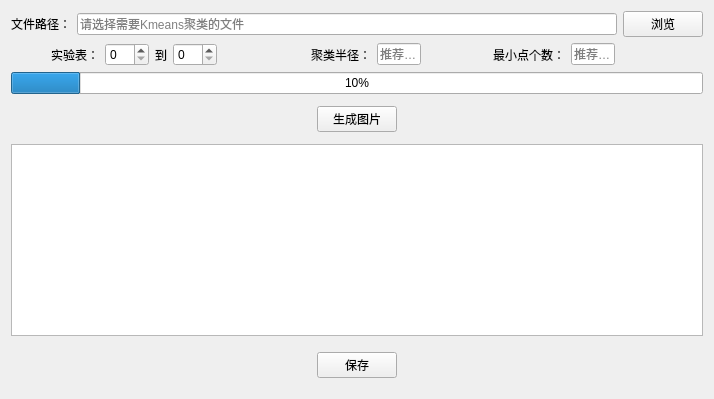
            <widget class="QWidget" name="tab3_2">
             <attribute name="title">
              <string>DBSCAN方法</string>
             </attribute>
             <layout class="QVBoxLayout" name="verticalLayout_10">
              <item>
               <layout class="QHBoxLayout" name="horizontalLayout_31" stretch="0,10,1">
                <item>
                 <widget class="QLabel" name="label_32">
                  <property name="text">
                   <string>文件路径：</string>
                  </property>
                 </widget>
                </item>
                <item>
                 <widget class="QLineEdit" name="tab3_2_browse_filepass_text">
                  <property name="placeholderText">
                   <string>请选择需要Kmeans聚类的文件</string>
                  </property>
                 </widget>
                </item>
                <item>
                 <widget class="QPushButton" name="tab3_2_browse_filepass_button">
                  <property name="sizePolicy">
                   <sizepolicy hsizetype="Minimum" vsizetype="Fixed">
                    <horstretch>0</horstretch>
                    <verstretch>0</verstretch>
                   </sizepolicy>
                  </property>
                  <property name="text">
                   <string>浏览</string>
                  </property>
                 </widget>
                </item>
               </layout>
              </item>
              <item>
               <layout class="QHBoxLayout" name="horizontalLayout_32" stretch="0,0,2,0,2,4,0,2,3,0,2,4">
                <item>
                 <spacer name="horizontalSpacer_18">
                  <property name="orientation">
                   <enum>Qt::Horizontal</enum>
                  </property>
                  <property name="sizeHint" stdset="0">
                   <size>
                    <width>40</width>
                    <height>20</height>
                   </size>
                  </property>
                 </spacer>
                </item>
                <item>
                 <widget class="QLabel" name="label_29">
                  <property name="text">
                   <string>实验表：</string>
                  </property>
                 </widget>
                </item>
                <item>
                 <widget class="QSpinBox" name="tab3_2_start_spin_box"/>
                </item>
                <item>
                 <widget class="QLabel" name="label_30">
                  <property name="text">
                   <string>到</string>
                  </property>
                 </widget>
                </item>
                <item>
                 <widget class="QSpinBox" name="tab3_2_end_spin_box"/>
                </item>
                <item>
                 <spacer name="horizontalSpacer_8">
                  <property name="orientation">
                   <enum>Qt::Horizontal</enum>
                  </property>
                  <property name="sizeHint" stdset="0">
                   <size>
                    <width>40</width>
                    <height>20</height>
                   </size>
                  </property>
                 </spacer>
                </item>
                <item>
                 <widget class="QLabel" name="label_24">
                  <property name="text">
                   <string>聚类半径：</string>
                  </property>
                 </widget>
                </item>
                <item>
                 <widget class="QLineEdit" name="tab3_2_eps_input_text">
                  <property name="placeholderText">
                   <string>推荐4-7</string>
                  </property>
                 </widget>
                </item>
                <item>
                 <spacer name="horizontalSpacer_9">
                  <property name="orientation">
                   <enum>Qt::Horizontal</enum>
                  </property>
                  <property name="sizeHint" stdset="0">
                   <size>
                    <width>40</width>
                    <height>20</height>
                   </size>
                  </property>
                 </spacer>
                </item>
                <item>
                 <widget class="QLabel" name="label_33">
                  <property name="text">
                   <string>最小点个数：</string>
                  </property>
                 </widget>
                </item>
                <item>
                 <widget class="QLineEdit" name="tab3_2_minpts_input_text">
                  <property name="placeholderText">
                   <string>推荐3-5</string>
                  </property>
                 </widget>
                </item>
                <item>
                 <spacer name="horizontalSpacer_10">
                  <property name="orientation">
                   <enum>Qt::Horizontal</enum>
                  </property>
                  <property name="sizeHint" stdset="0">
                   <size>
                    <width>40</width>
                    <height>20</height>
                   </size>
                  </property>
                 </spacer>
                </item>
               </layout>
              </item>
              <item>
               <widget class="QProgressBar" name="tab3_2_progressBar">
                <property name="value">
                 <number>10</number>
                </property>
               </widget>
              </item>
              <item>
               <layout class="QHBoxLayout" name="horizontalLayout_24" stretch="10,2,10">
                <property name="topMargin">
                 <number>6</number>
                </property>
                <property name="bottomMargin">
                 <number>6</number>
                </property>
                <item>
                 <spacer name="horizontalSpacer_65">
                  <property name="orientation">
                   <enum>Qt::Horizontal</enum>
                  </property>
                  <property name="sizeHint" stdset="0">
                   <size>
                    <width>40</width>
                    <height>20</height>
                   </size>
                  </property>
                 </spacer>
                </item>
                <item>
                 <widget class="QPushButton" name="tab3_2_run_button">
                  <property name="sizePolicy">
                   <sizepolicy hsizetype="Minimum" vsizetype="Fixed">
                    <horstretch>0</horstretch>
                    <verstretch>0</verstretch>
                   </sizepolicy>
                  </property>
                  <property name="text">
                   <string>生成图片</string>
                  </property>
                 </widget>
                </item>
                <item>
                 <spacer name="horizontalSpacer_66">
                  <property name="orientation">
                   <enum>Qt::Horizontal</enum>
                  </property>
                  <property name="sizeHint" stdset="0">
                   <size>
                    <width>40</width>
                    <height>20</height>
                   </size>
                  </property>
                 </spacer>
                </item>
               </layout>
              </item>
              <item>
               <widget class="QGraphicsView" name="tab3_2_graphics_view"/>
              </item>
              <item>
               <layout class="QHBoxLayout" name="horizontalLayout_23" stretch="10,2,10">
                <property name="topMargin">
                 <number>10</number>
                </property>
                <property name="bottomMargin">
                 <number>10</number>
                </property>
                <item>
                 <spacer name="horizontalSpacer_67">
                  <property name="orientation">
                   <enum>Qt::Horizontal</enum>
                  </property>
                  <property name="sizeHint" stdset="0">
                   <size>
                    <width>40</width>
                    <height>20</height>
                   </size>
                  </property>
                 </spacer>
                </item>
                <item>
                 <widget class="QPushButton" name="tab3_2_save_pic_button">
                  <property name="sizePolicy">
                   <sizepolicy hsizetype="Minimum" vsizetype="Fixed">
                    <horstretch>0</horstretch>
                    <verstretch>0</verstretch>
                   </sizepolicy>
                  </property>
                  <property name="text">
                   <string>保存</string>
                  </property>
                 </widget>
                </item>
                <item>
                 <spacer name="horizontalSpacer_69">
                  <property name="orientation">
                   <enum>Qt::Horizontal</enum>
                  </property>
                  <property name="sizeHint" stdset="0">
                   <size>
                    <width>40</width>
                    <height>20</height>
                   </size>
                  </property>
                 </spacer>
                </item>
               </layout>
              </item>
             </layout>
            </widget>
